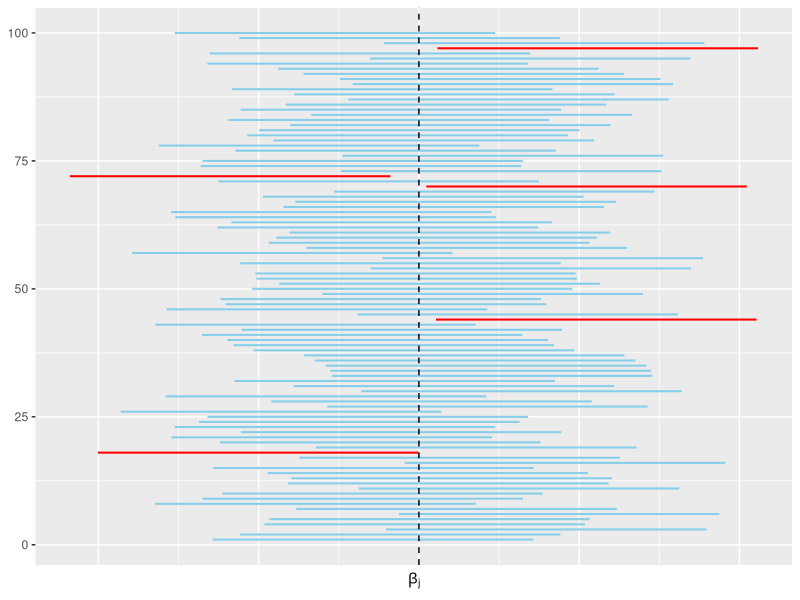
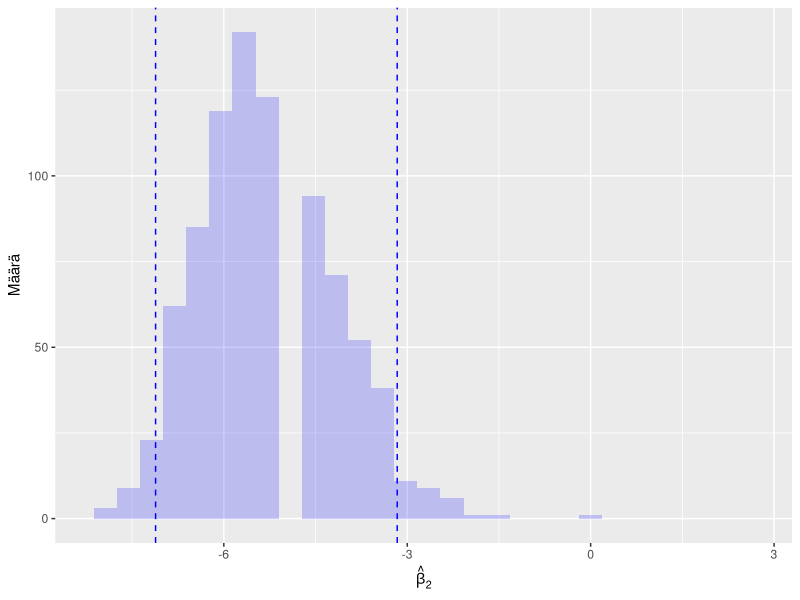
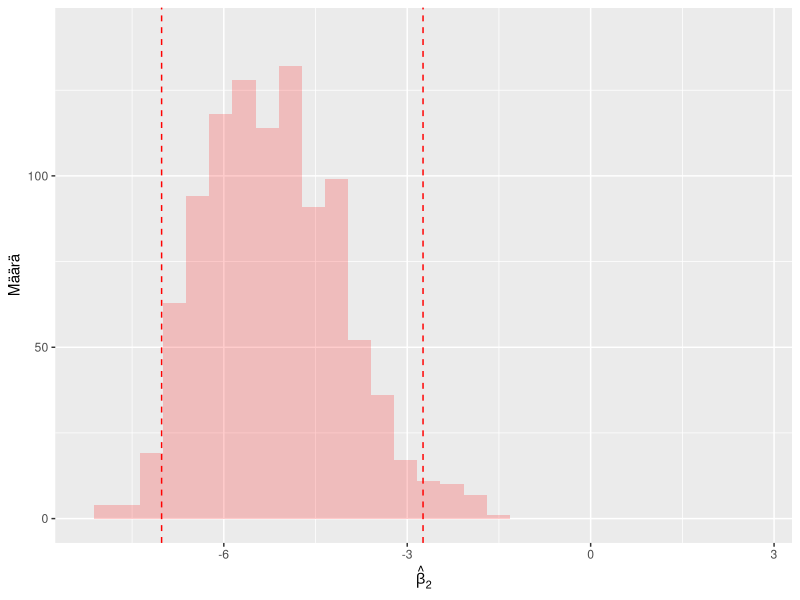
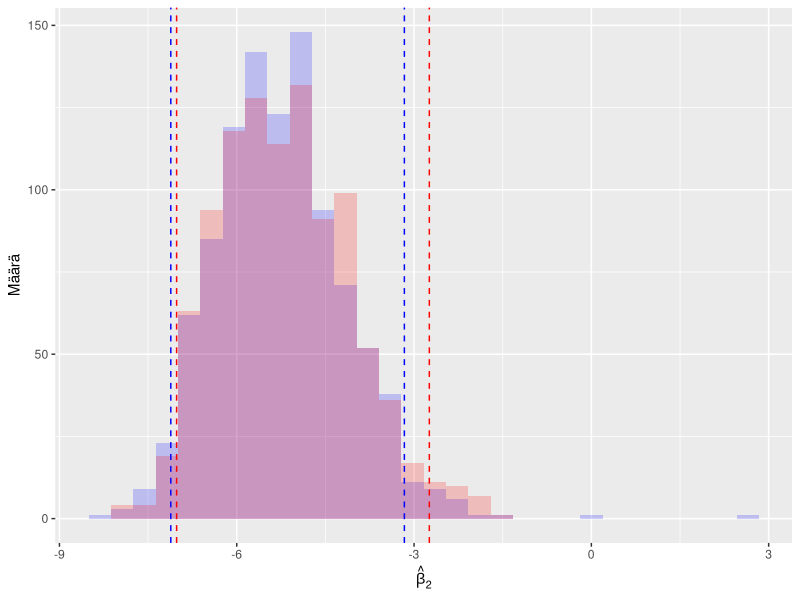

The R source for these figures, in order:
## ---- chunk 1
sale <- readr::read_csv("data/sales.csv", col_types = "ddd")
## ---- chunk 2
sale
## ---- chunk 3
# Fit model
sale_lm_summary <- summary(lm(profit ~ advertisement + price, data = sale))

# Inspect how to pick beta2
names(sale_lm_summary)

rsquared <- sale_lm_summary$r.squared
rsquared
## ---- chunk 4
library(ggplot2)
library(dplyr)

set.seed(123)

# Number of confidence intervals
n  <- 100

# Length of the interval
l  <- 2

# Std fro centers such that approximately 95% of the invervals cover zero
sigma <- l / (2 * 1.96)

# Generate centers
centers <- rnorm(n, mean = 0, sd = sigma)

# y-positions just for plotting
yvals <- 1:n

df <- tibble::tibble(
  x_start = centers - l / 2,
  x_end = centers + l / 2,
  y = yvals,
  label = if_else(x_start <= 0 & x_end >= 0, "in", "out")
)

# Check proportion intersecting y-axis
# table(df$label) / n

ggplot(df) +
  geom_segment(aes(x = x_start, xend = x_end, y = y, yend = y, colour = label),
               linewidth = 0.7) +
  geom_vline(xintercept = 0, linetype = "dashed") +
  labs(x = expression(beta[j]), y = NULL) +
  theme(axis.text.x = element_blank(),
        axis.ticks.x=element_blank(),
        legend.position = "none") +
  scale_colour_manual(values = c("in" = "skyblue", "out" = "red"))
  
## ---- chunk 5
set.seed(123)
## ---- chunk 6
sale
## ---- chunk 7
# Fit model
sale_lm <- lm(profit ~ advertisement + price, data = sale)

# Inspect how to pick beta2
names(sale_lm)
sale_lm$coefficients

beta2 <- sale_lm$coefficients[3]
beta2
## ---- chunk 8
n <- nrow(sale)
boot_sample <- sale[sample(1:n, n, replace = TRUE), ]
boot_sample
## ---- chunk 9
# Number of repetitions (including the estimate from the original sample)
m <- 1000

# Sample size
n <- nrow(sale)

# Create a vector for storing all the estimates
beta_boot <- rep(NA, m)

# Compute the parameter estimate from the original sample and store it
sale_lm <- lm(profit ~ advertisement + price, data = sale)
beta_boot[1] <- sale_lm$coefficients[3]


for (i in 2:m) {
  # Construct the ith bootstrap sample and formulate the corresponding
  # linear regression model
  boot_sample <- sale[sample(1:n, n, replace = TRUE), ]
  boot_lm <- lm(profit ~ advertisement + price, data = boot_sample)
  
  # Compute the parameter estimate from the bootsrap sample and store it
  beta_boot[i] <- boot_lm$coefficients[3]
}
## ---- chunk 10
head(beta_boot)
## ---- chunk 11
alpha <- 0.05
boot_ci <- quantile(beta_boot, probs = c(alpha / 2, 1 - alpha / 2))
boot_ci
## ---- chunk 12
library(tidyr)
beta_boot2 <- rep(NA, m)
beta_boot2[1] <- beta_boot[1]

for (i in 2:m) {
  boot_sample <- sale[sample(1:n, n, replace = TRUE), ]
  boot_lm <- lm(profit ~ advertisement + price, data = boot_sample)
  beta_boot2[i] <- boot_lm$coefficients[3]
}

boot_ci2 <- quantile(beta_boot2, probs = c(alpha / 2, 1 - alpha / 2))

df <- tibble::tibble(boot1 = beta_boot, boot2 = beta_boot2) |>
  pivot_longer(everything(), names_to = "boot", values_to = "beta") |>
  mutate(boot = factor(boot))

xlims <- range(df$beta)

par(mar = c(4, 4, .1, .1))
df |>
  filter(boot == "boot1") |>
  ggplot(aes(x = beta)) +
  geom_histogram(position = "identity", alpha = 0.2, fill = "blue") +
  geom_vline(xintercept = boot_ci, linetype = "dashed", color = "blue") +
  ylab("Määrä") +
  xlab(expression(hat(beta)[2])) +
  xlim(xlims[1], xlims[2]) +
  ylim(0, 142)

df |>
  filter(boot == "boot2") |>
  ggplot(aes(x = beta)) +
  geom_histogram(position = "identity", alpha = 0.2, fill = "red") +
  geom_vline(xintercept = boot_ci2, linetype = "dashed", color = "red") +
  ylab("Määrä") +
  xlab(expression(hat(beta)[2])) +
  xlim(xlims[1], xlims[2]) +
  ylim(0, 142)
## ---- chunk 13
ggplot(df, aes(x = beta, fill = boot)) +
  geom_histogram(position = "identity", alpha = 0.2) +
  geom_vline(xintercept = boot_ci, linetype = "dashed", color = "blue") +
  geom_vline(xintercept = boot_ci2, linetype = "dashed", color = "red") +
  scale_fill_manual(values = c("boot1" = "blue", "boot2" = "red")) +
  ylab("Määrä") +
  xlab(expression(hat(beta)[2])) +
  theme(legend.position = "none")
